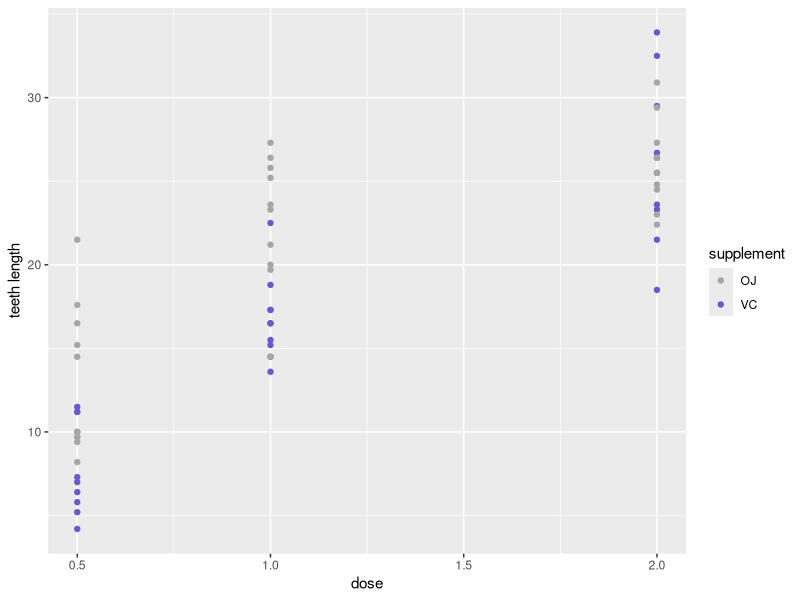
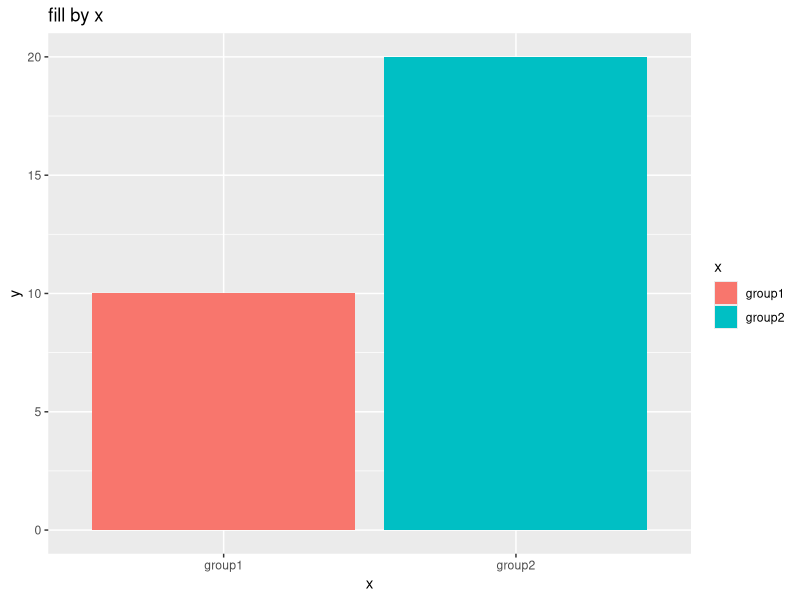
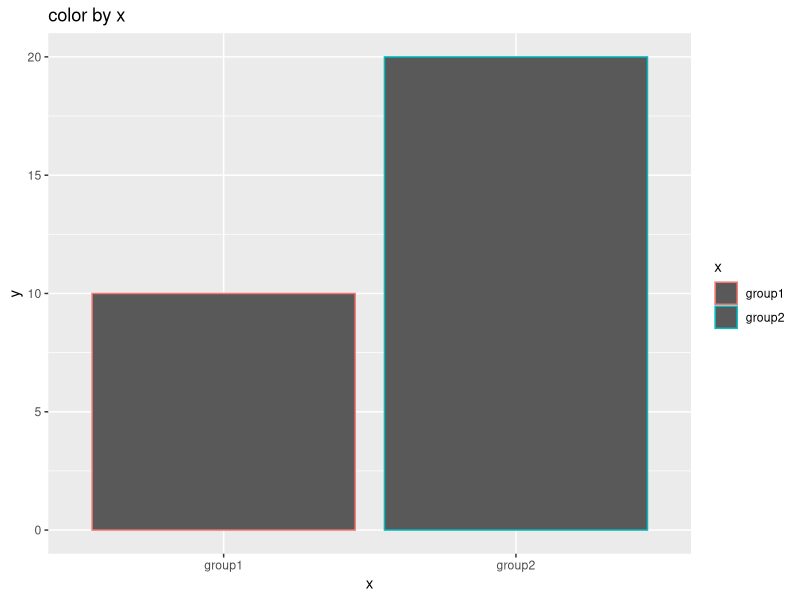
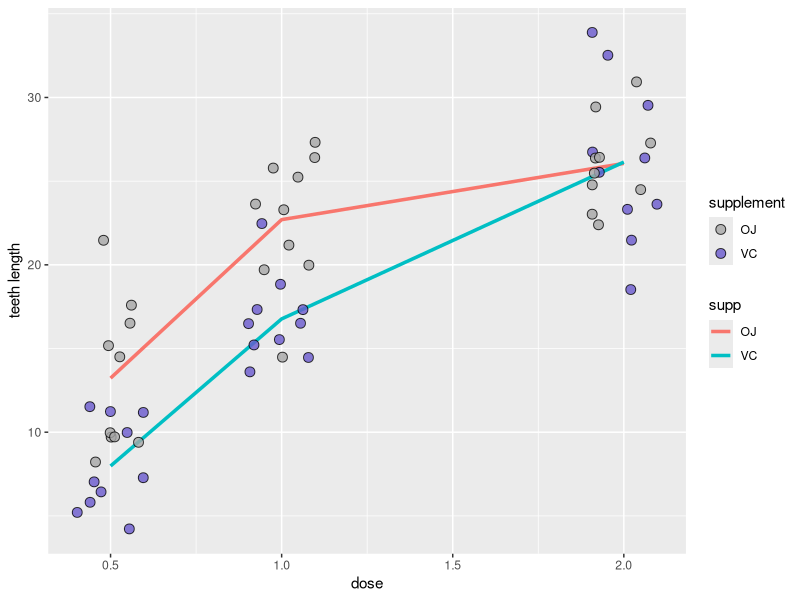
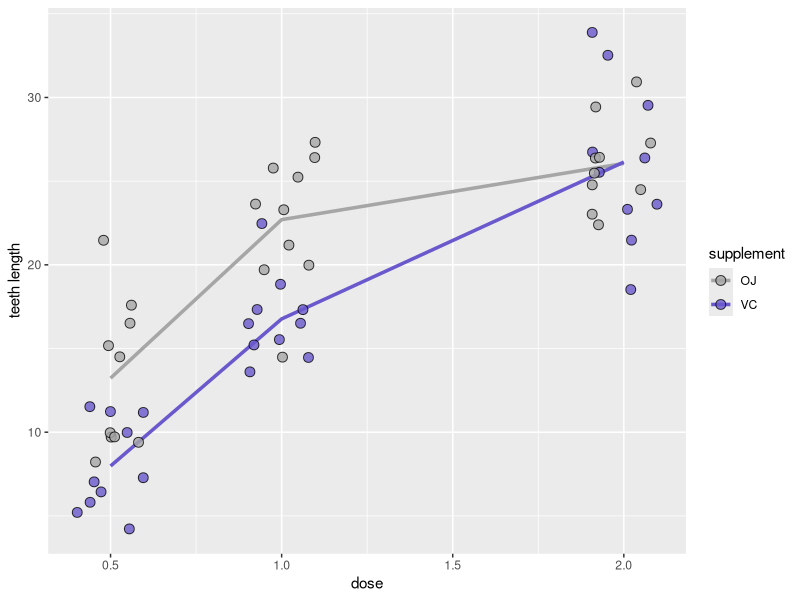
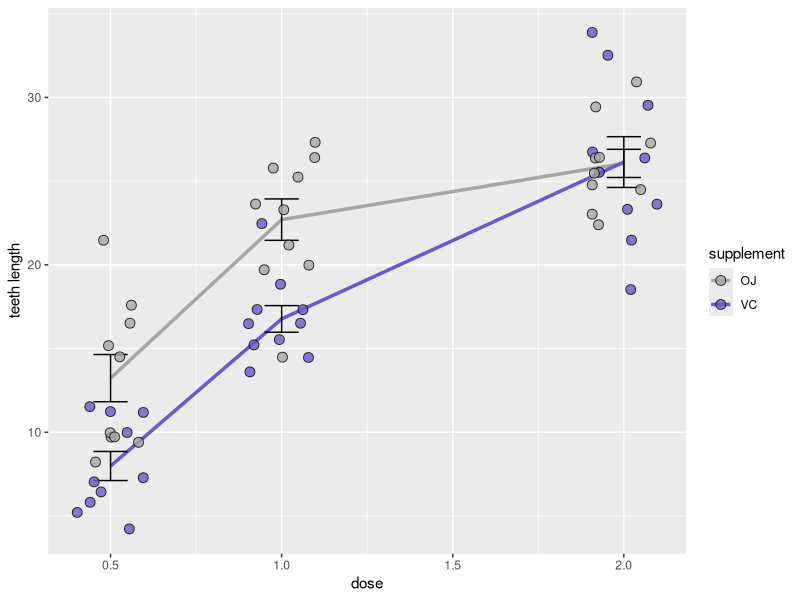
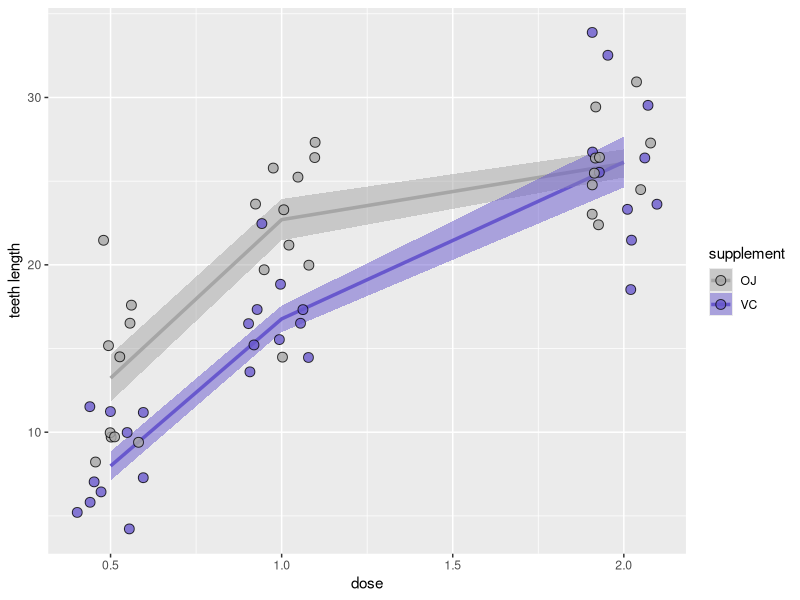
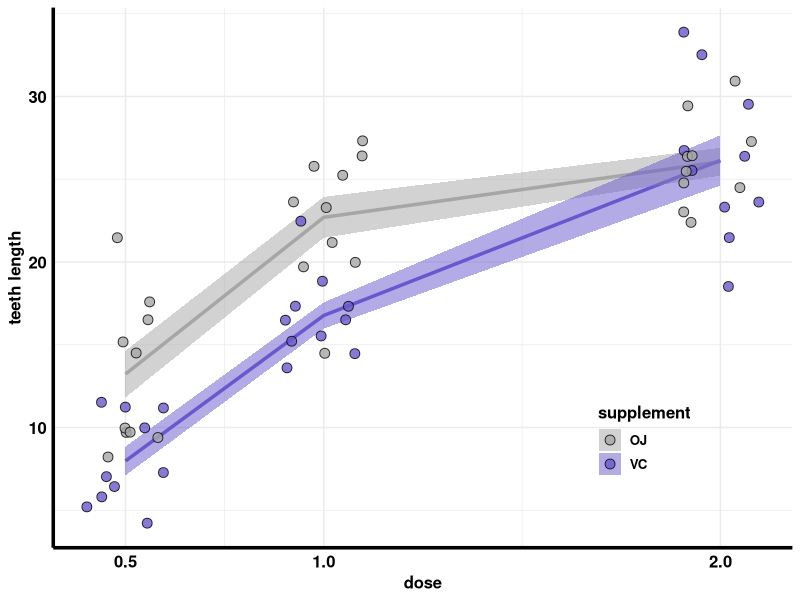

These charts were generated, in order, by the following R code:
library(ggplot2) 
library(tidyr)
library(dplyr)

head(ToothGrowth)
str(ToothGrowth)

wisteria <- c("grey65", "burlywood3", "khaki2", "plum1", "lightcyan2", "cornflowerblue", "slateblue3")

ToothGrowth %>% 
  ggplot(aes(x = dose, y = len)) +
  geom_point(aes(color = supp)) +
  scale_color_manual(values = wisteria[c(1, 7)]) +
  labs(x = "dose",              # the labs option allow you to change axis and legend labels. 
       y = "teeth length",
       color = "supplement")

data.frame(
  x = c("group1", "group2"),
  y = c(10, 20)
) %>% 
  ggplot(aes(x = x, y = y)) +
  geom_bar(stat = "identity", aes(fill = x)) +
  ggtitle("fill by x")

data.frame(
  x = c("group1", "group2"),
  y = c(10, 20)
) %>% 
  ggplot(aes(x = x, y = y)) +
  geom_bar(stat = "identity", aes(color = x)) +
  ggtitle("color by x")


ToothGrowth %>% 
  ggplot(aes(x = dose, y = len)) +
  stat_summary(geom = "line",  # draw a line
               fun = mean, # summarise by averaging, thus mean
               aes(group = supp, color = supp), # one line per supp, color by supp
               size = 1.2) + 
  geom_point(aes(fill = supp), 
             position = position_jitter(0.1, seed = 666),    
             alpha = 0.8,             
             size = 3,
             shape = 21, 
             color = "black") +    
  scale_fill_manual(values = wisteria[c(1, 7)]) +  
  labs(x = "dose",              
       y = "teeth length",
       fill = "supplement")


ToothGrowth %>% 
  ggplot(aes(x = dose, y = len)) +
  stat_summary(geom = "line",  
               fun = mean,  
               aes(group = supp, color = supp),  
               size = 1.2) + 
  geom_point(aes(fill = supp), 
             position = position_jitter(0.1, seed = 666),    
             alpha = 0.8,             
             size = 3,
             shape = 21, 
             color = "black") +    
  scale_fill_manual(values = wisteria[c(1, 7)]) +  
  scale_color_manual(values = wisteria[c(1, 7)]) + #add scale_color_manual here  
  labs(x = "dose",              
       y = "teeth length",
       fill = "supplement",
       color = "supplement") #change the color legend title here 




ToothGrowth %>% 
  ggplot(aes(x = dose, y = len)) +
  stat_summary(geom = "line",  
               fun = mean,  
               aes(group = supp, color = supp),  
               size = 1.2) + 
  stat_summary(geom = "errorbar",  # draw errorbars (another option is geom = "linerange")
               fun.data = mean_se, # mean_se specifies the errorbar to be based on standard error (se)
               aes(group = supp), # one errorbar per dose per supp
               width = 0.1) +   # make the bar narrower 
  geom_point(aes(fill = supp), 
             position = position_jitter(0.1, seed = 666),    
             alpha = 0.8,             
             size = 3,
             shape = 21, 
             color = "black") +    
  scale_fill_manual(values = wisteria[c(1, 7)]) +  
  scale_color_manual(values = wisteria[c(1, 7)]) + 
  labs(x = "dose",              
       y = "teeth length",
       fill = "supplement",
       color = "supplement")




ToothGrowth %>% 
  ggplot(aes(x = dose, y = len)) +
  stat_summary(geom = "line",  
               fun = mean,  
               aes(group = supp, color = supp),  
               size = 1.2) + 
  stat_summary(geom = "ribbon",  #draw ribbons around line
               fun.data = mean_se, 
               aes(group = supp,
                   fill = supp), 
               alpha = 0.5) +   #make ribbons more transparent 
  geom_point(aes(fill = supp), 
             position = position_jitter(0.1, seed = 666),    
             alpha = 0.8,             
             size = 3,
             shape = 21, 
             color = "black") +    
  scale_fill_manual(values = wisteria[c(1, 7)]) +  
  scale_color_manual(values = wisteria[c(1, 7)]) + 
  labs(x = "dose",              
       y = "teeth length",
       fill = "supplement",
       color = "supplement")




ToothGrowth %>% 
  ggplot(aes(x = dose, y = len)) +
  stat_summary(geom = "line",  
               fun = mean,  
               aes(group = supp, color = supp),  
               size = 1.2) + 
  stat_summary(geom = "ribbon",   
               fun.data = mean_se, 
               aes(group = supp,
                   fill = supp), 
               alpha = 0.5) +   
  geom_point(aes(fill = supp), 
             position = position_jitter(0.1, seed = 666),    
             alpha = 0.8,             
             size = 3,
             shape = 21, 
             color = "black") +    
  scale_fill_manual(values = wisteria[c(1, 7)]) +  
  scale_color_manual(values = wisteria[c(1, 7)]) + 
  scale_x_continuous(breaks = c(0.5, 1, 2)) +  
  labs(x = "dose",              
       y = "teeth length",
       fill = "supplement",
       color = "supplement") +
  guides(color = "none") +
  theme_minimal() +
  theme(
    axis.line = element_line(size = 1.2), # add axis line back
    text = element_text(size = 12, color = "black", face = "bold"), # make text clearer and darker
    axis.text = element_text(size = 12, color = "black", face = "bold"),
    legend.position = c(0.8, 0.2) # move legend to inside graph area
  ) 




ToothGrowth %>% 
  ggplot(aes(x = dose, y = len)) +
  facet_grid(. ~ supp) +  
  stat_summary(geom = "line",  
               fun = mean,  
               aes(group = supp, color = supp),  
               size = 1.2) + 
  stat_summary(geom = "ribbon",   
               fun.data = mean_se, 
               aes(group = supp,
                   fill = supp), 
               alpha = 0.5) +   
  geom_point(aes(fill = supp), 
             position = position_jitter(0.1, seed = 666),    
             alpha = 0.8,             
             size = 3,
             shape = 21, 
             color = "black") +    
  scale_fill_manual(values = wisteria[c(6, 7)]) +  
  scale_color_manual(values = wisteria[c(6, 7)]) + 
  scale_x_continuous(breaks = c(0.5, 1, 2)) +  
  labs(x = "dose",              
       y = "teeth length",
       fill = "supplement",
       color = "supplement") +
  guides(color = "none") +
  guides(fill = guide_legend(nrow = 1, ncol = 2)) +  
  theme_minimal() +
  theme(
    axis.line = element_line(size = 1.2), # add axis line back
    text = element_text(size = 12, color = "black", face = "bold"), # make text clearer and darker
    axis.text = element_text(size = 12, color = "black", face = "bold"),
    legend.position = "none", # move legend to inside graph area
    panel.spacing = unit(1.2, "lines") #make 1.2 lines of spacing between the subplots (panels)
  ) 



ToothGrowth %>% 
  ggplot(aes(x = supp, y = len)) +
  facet_grid(. ~ dose, switch = "x") + #switch = "x" puts x panel labels to the bottom instead of top    
  geom_point(aes(fill = supp), 
             position = position_jitter(0.1, seed = 666),    
             alpha = 0.8,             
             size = 3,
             shape = 21, 
             color = "black") + 
  stat_summary(geom = "errorbar", 
               width = 0.2, size = 1,
               aes(group = supp),  
               fun.data = mean_se) +     
  scale_fill_manual(values = wisteria[c(1, 7)]) +  
  scale_color_manual(values = wisteria[c(1, 7)]) + 
  scale_x_discrete(labels = NULL) +  
  labs(x = "dose",  #now x is dose again               
       y = "teeth length",
       fill = "supplement",
       color = "supplement") +
  guides(color = "none") +
  guides(fill = guide_legend(nrow = 1, ncol = 2)) +  
  theme_minimal() +
  theme(
    axis.line = element_line(size = 1.2), # add axis line back
    text = element_text(size = 12, color = "black", face = "plain"), # make text clearer and darker
    axis.text = element_text(size = 12, color = "black", face = "bold"),
    legend.position = "bottom", # move legend to inside graph area
    panel.spacing = unit(1.2, "lines"), #make 1.2 lines of spacing between the subplots (panels)
    strip.placement = "outside"
  ) 